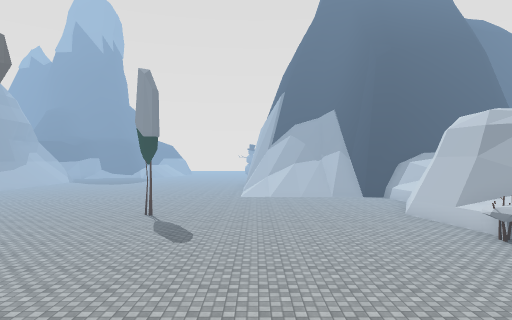
view 1 (above)

24 first-person views from a walk through a Unity game level. The camera is 1.2 m above the floor, looks level and sees 75° across. The floor is counted in squares, 2 m on a side. Each view is taken from the middle of a square. On the plan, view 1 faces up. The plan holds only what a view shows up to about 10 squares ahead; the rest is blank. The place goes on beyond the plan. The player is left out. Some surface patterns are stand-ins.

view 2
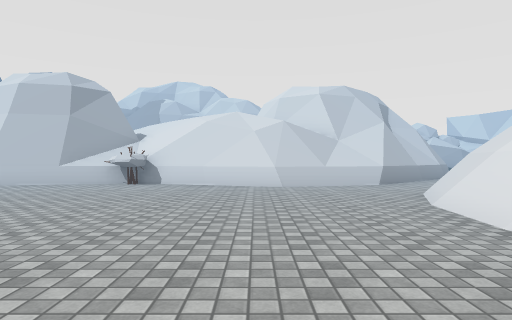

view 3
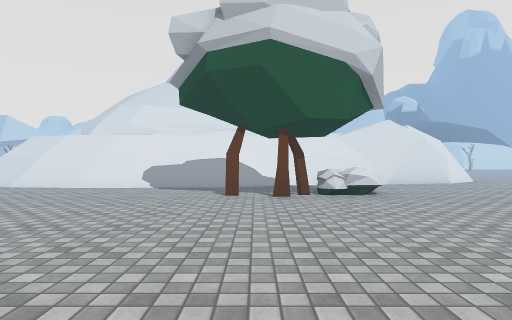

view 4
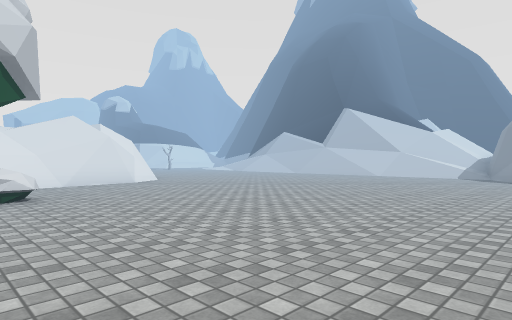

view 5
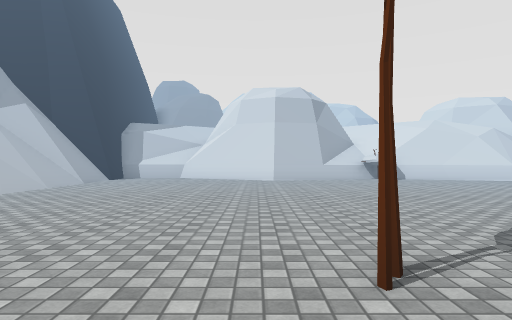

view 6
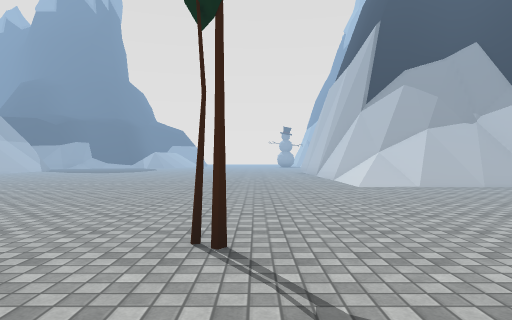

view 7
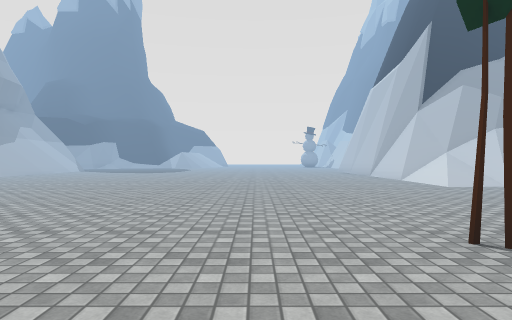

view 8
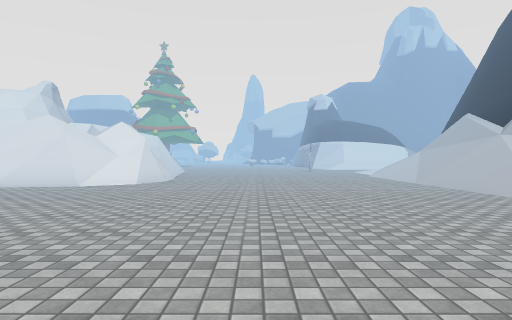

view 9
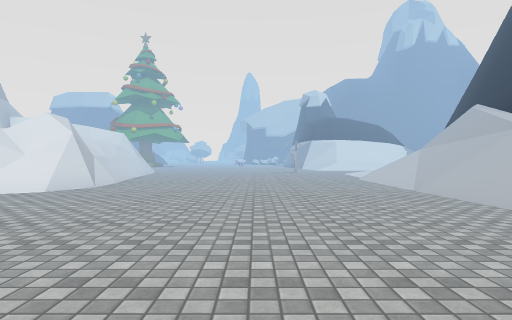

view 10
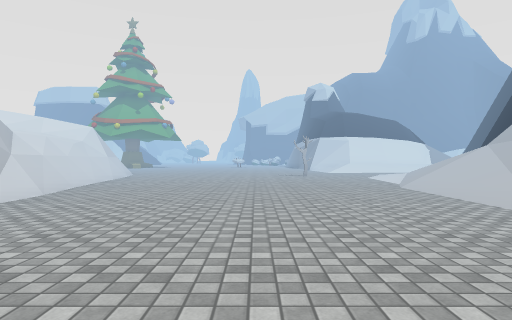

view 11
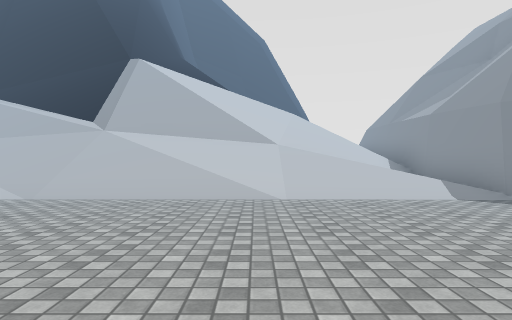

view 12
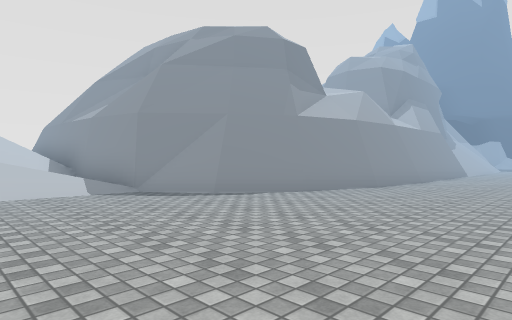

view 13
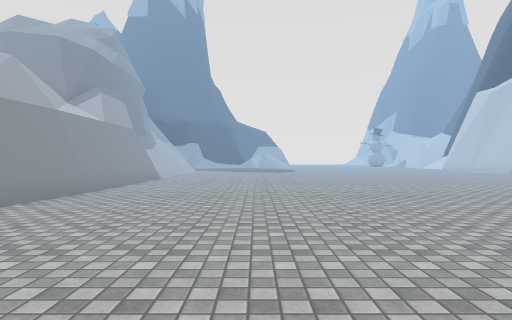

view 14
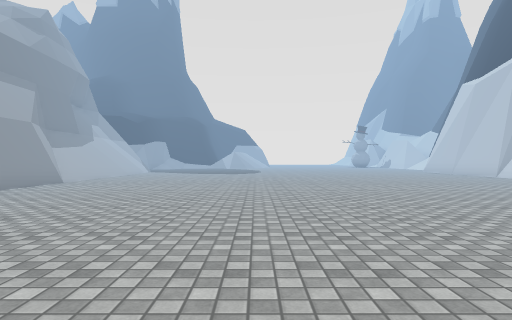

view 15
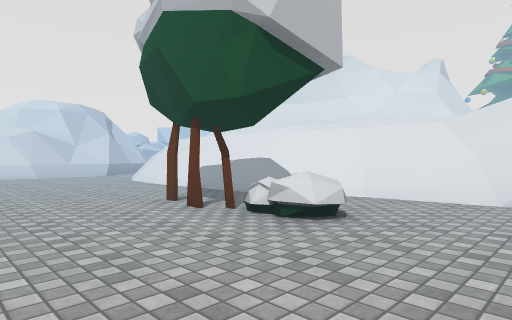

view 16
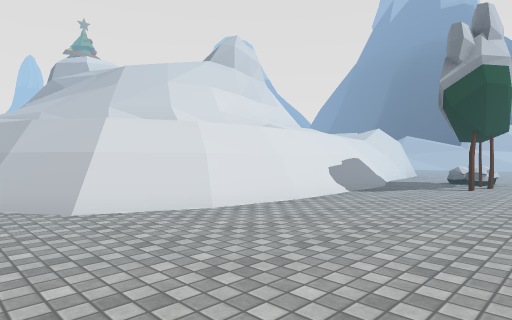

view 17
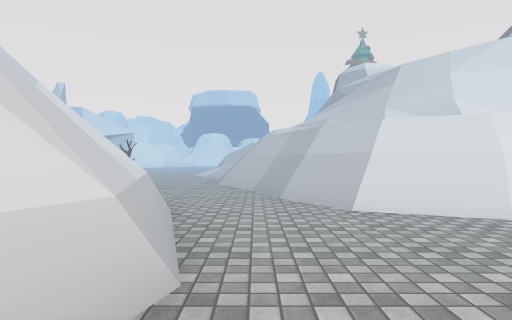

view 18
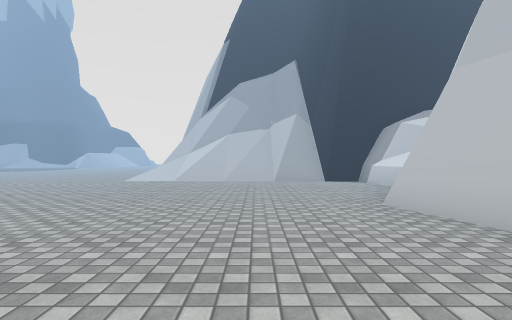

view 19
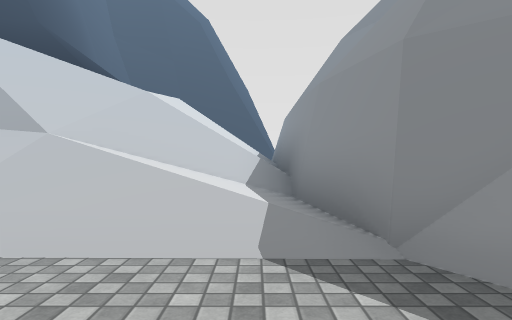

view 20
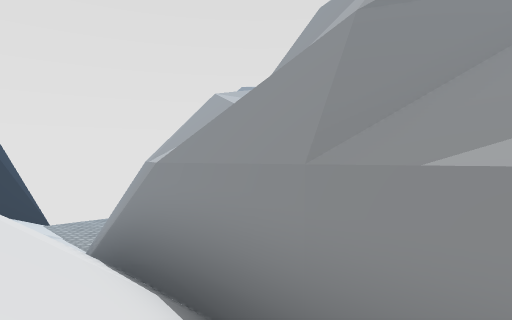

view 21
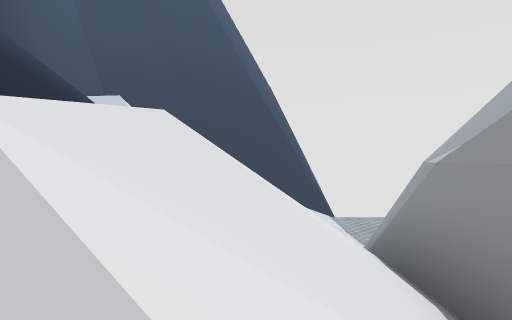

view 22
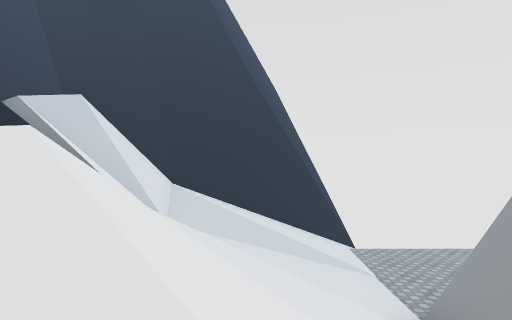

view 23
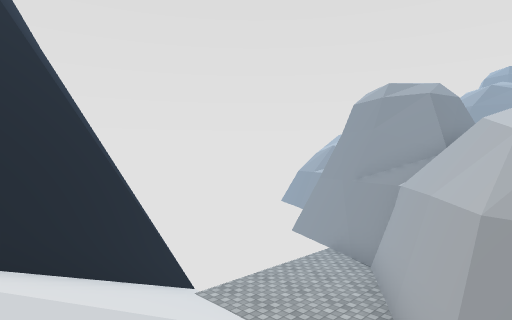

view 24
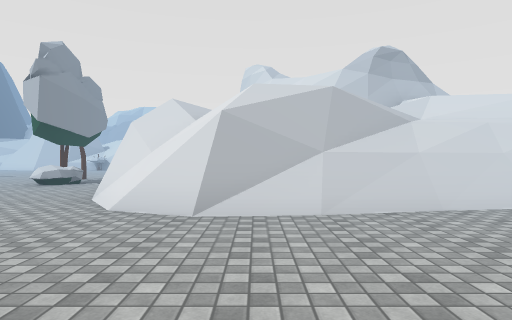

### Floor plan
Key: @ floor where view 1 was taken; # wall or solid block; . floor; / step, stairs or slope; = window, fence, low wall or low ledge; ^ raised ledge; v drop or lower ground; O other object.
Columns run from 30 left of view 1 to 5 right of it. Each row starts with its distance up from view 1.
 19                #.............
 18                #............../##=^^
 17                ##.............////^#
 16                ##.............////##
 15                ##...................
 14                ##...................
 13                ##...................
 12                #....................
 11 ####           #...................#
 10  ..#           #...........#.......#
  9  ..##         ##...................#
  8  ...#        ##.....................
  7 #///##########.....................O
  6 #/////////////......................
  5 #///// ///////.....................#
  4 #///// ///////.....................#
  3 ##=///// /////..........OO.........#
  2 ##////////////...............//....^
  1 ##////////////........./=v==///===.^
  0  ^^^^#^#//////....../###//////@//=..
 -1         ^== //......#//////===////=.
 -2         ^^#///......#/  /#=v=////==.
 -3          ^////......#=  ##/   ////=/
 -4          =///.......==/ =     /////=
 -5            //.......////#v    ==/
 -6            //.......////=#     /=
 -7            //........ ///v      =

Where each view was taken, in squares from view 1:
view 1: 0 up, 0 right, facing up
view 2: 4 up, 3 left, facing right
view 3: 9 up, 4 left, facing down
view 4: 9 up, 5 left, facing down-left
view 5: 11 up, 5 left, facing right
view 6: 8 up, 3 left, facing up
view 7: 8 up, 5 left, facing up
view 8: 8 up, 13 left, facing down
view 9: 6 up, 14 left, facing down
view 10: 3 up, 14 left, facing down
view 11: 3 up, 12 left, facing left
view 12: 4 up, 11 left, facing up-left
view 13: 7 up, 11 left, facing up
view 14: 9 up, 9 left, facing up
view 15: 6 up, 8 left, facing down-right
view 16: 5 up, 4 right, facing down-left
view 17: 5 up, 4 right, facing down
view 18: 6 up, 3 right, facing up
view 19: 6 up, 15 left, facing left
view 20: 5 up, 20 left, facing up-left
view 21: 5 up, 20 left, facing left
view 22: 5 up, 22 left, facing left
view 23: 4 up, 25 left, facing up-left
view 24: 2 down, 14 left, facing right
